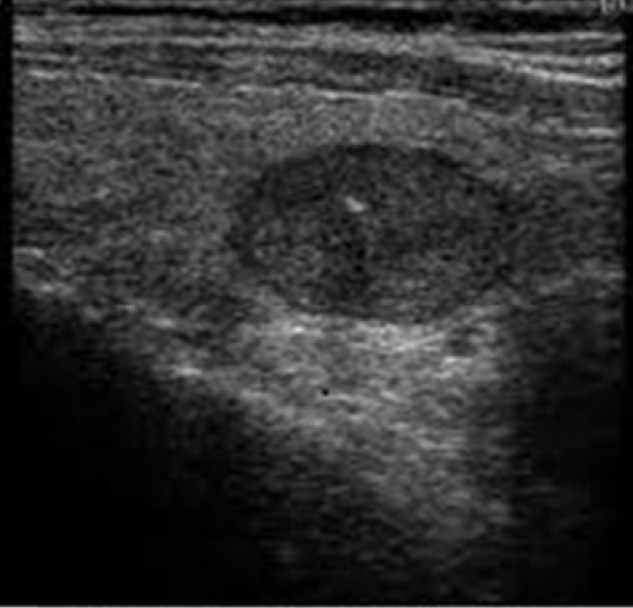
%> input picture 03-Adaptive speckle reduction in ultrasound images using fuzzy logic on Coefficient of Variation/02-Simulation/I2.PNG, 633 x 608 px
$ octave Main.m   (GNU Octave 9; MATLAB toolbox functions it lacks are replaced by stand-ins)
%> lines starting %> are read from the running program, lines starting %| are printed output that depends on the picture
### 03-Adaptive speckle reduction in ultrasound images using fuzzy logic on Coefficient of Variation/02-Simulation/Stat.m
function [ o ] = Stat

    o.CV=@CV;

end

function [ ov,v ] = CV (I,size,w)
    xbar=[];
    ov=[];
    v=[];
    cc=0;
    for ci=1:w:size
        for cj=1:w:size
            cc=cc+1;
            xbar(cc)=0;
            ov(cc)=0;
            cn=0;
            for i=0:w-1
                if(ci+i)<=size
                    for j=0:w-1
                        if(cj+j)<=size
                            if(~isnan(I(ci+i,cj+j)) && I(ci+i,cj+j)~=-inf && I(ci+i,cj+j)~=inf)
                                xbar(cc)=xbar(cc)+I(ci+i,cj+j);
                                cn=cn+1;
                            end
                        end
                    end
                end
            end
            if(cn>0)
                xbar(cc)=xbar(cc)/cn;
            else
                xbar(cc)=0;
            end
            for i=0:w-1
                if(ci+i)<=size
                    for j=0:w-1
                        if(cj+j)<=size
                            if(~isnan(I(ci+i,cj+j)) && I(ci+i,cj+j)~=-inf && I(ci+i,cj+j)~=inf)
                                ov(cc)=ov(cc)+((double(I(ci+i,cj+j))-xbar(cc))^2);
                            end
                        end
                    end
                end
            end
            if(cn>1)
                v(cc)=ov(cc)/(cn-1);
                ov(cc)=sqrt(ov(cc)/(cn-1))/(xbar(cc)+1);
            else
                v(cc)=1;
                ov(cc)=0;
            end
        end
    end
end

### 03-Adaptive speckle reduction in ultrasound images using fuzzy logic on Coefficient of Variation/02-Simulation/Fuzzy.m
function [ o ] = Fuzzy

    o.MF=@MF;
    o.FCA=@FCA;

end

function [ mu ] = MF( I,w,size,v,a,b,c )

    cc=0;
    mu=[];
    for ci=1:w:size
        for cj=1:w:size
            cc=cc+1;
            for i=0:w-1
                if(ci+i)<=size
                    for j=0:w-1
                        if(cj+j)<=size
                            if(~isnan(I(ci+i,cj+j)) && I(ci+i,cj+j)~=-inf && I(ci+i,cj+j)~=inf)
                                mu(ci+i,cj+j,1)=2.73^(-((I(ci+i,cj+j)-a)^2)/(2*v(cc)));
                                mu(ci+i,cj+j,2)=2.73^(-((I(ci+i,cj+j)-b)^2)/(2*v(cc)));
                                mu(ci+i,cj+j,3)=2.73^(-((I(ci+i,cj+j)-c)^2)/(2*v(cc)));
                            else
                                mu(ci+i,cj+j,1)=1;
                                mu(ci+i,cj+j,2)=0;
                                mu(ci+i,cj+j,3)=0;
                            end
                        end
                    end
                end
            end
        end
    end

end

function [ cl ] = FCA( mu,size )

    t1=(max(max(mu(:,:,1)))+min(min(mu(:,:,1))))/2;
    t2=(max(max(mu(:,:,2)))+min(min(mu(:,:,2))))/2;
    t3=(max(max(mu(:,:,3)))+min(min(mu(:,:,3))))/2;

    if( t1>0.1 && t2>0.1 && t3>0.1 )
        t1=0.5;
        t2=0.5;
        t3=0.5;
    end

    cl=[];
    mmv=[];
    mmv(1)=mean(mean(mu(:,:,1)))/size;
    mmv(2)=mean(mean(mu(:,:,2)))/size;
    mmv(3)=mean(mean(mu(:,:,3)))/size;
    for i=1:size
        for j=1:size
            if (mu(i,j,1)>=t1 && mu(i,j,2)<t2 && mu(i,j,3)<t3)
                cl(i,j)=1;
            elseif (mu(i,j,1)<t1 && mu(i,j,2)>=t2 && mu(i,j,3)<t3)
                cl(i,j)=2;
            elseif (mu(i,j,1)<t1 && mu(i,j,2)<t2 && mu(i,j,3)>=t3)
                cl(i,j)=3;
            elseif (mu(i,j,1)>=t1 && mu(i,j,2)>=t2 && mu(i,j,3)<t3)
                cl(i,j)=2;
            elseif (mu(i,j,1)<t1 && mu(i,j,2)>=t2 && mu(i,j,3)>=t3)
                cl(i,j)=3;
            else
                [fm_v,fm_p]=max(mu(i,j,:));
                if(fm_v>=mmv(fm_p))
                    cl(i,j)=fm_p;
                else
                    cl(i,j)=3;
                end
            end
        end
    end

end

### 03-Adaptive speckle reduction in ultrasound images using fuzzy logic on Coefficient of Variation/02-Simulation/Filter.m
function [ o ] = Filter

    o.HF=@HF;
    o.DF=@DF;
    o.EF=@EF;

end

function [ hfi ] = HF( I,size,h_k )

    hfi=[];
    for i=1:size
        for j=1:size
            pv=0;
            for ip=-h_k:h_k
                if((i+ip)<=size && (i+ip)>=1)
                    for jp=-h_k:h_k
                        if((j+jp)<=size && (j+jp)>=1)
                            if(I(i+ip,j+jp)~=-inf && I(i+ip,j+jp)~=inf)
                                pv=pv+double(I(i+ip,j+jp));
                            end
                        end
                    end
                end
            end
            hfi(i,j)=pv/(((2*h_k)+1)^2);
        end
    end

end

% [60 lines left out: functions DF, EF, not called in this run]

### 03-Adaptive speckle reduction in ultrasound images using fuzzy logic on Coefficient of Variation/02-Simulation/Main.m
clc;
clear;
close all;

name='I2.PNG';
size=300;
sigma_sn=0.01;
w=6;
h_k=2;
d_k=2;
e_k=4;
C=1;

Stat_obj=Stat;
Fuzzy_obj=Fuzzy;
Filter_obj=Filter;

Io=imresize(rgb2gray(imread(name)),[size,size]);
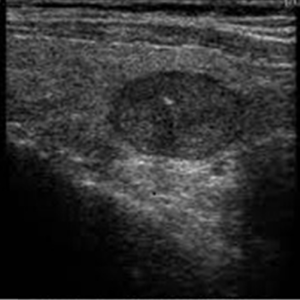
%> Io: size 300x300 uint8; min 0, max 216, mean 47.2
nm=input(['add noise to image? ','y',' or ','n',' : ']);
%> the answer given: 3
if(nm=='y')
    Ii=imnoise(Io,'speckle',sigma_sn);
else
    Ii=Io;
end
I=log(double(Ii));
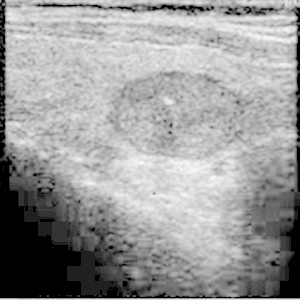
%> I: size 300x300 double; 1.35% of the values are NaN or infinite; the others: min 0, max 5.38, mean 3.29; drawn with min black, max white, NaN and infinite black

[ cv,v ]=Stat_obj.CV( I,size,w );
%> cv = 2500 values, max 0.736 at index 2455, min 0 at index 1451, mean 0.078; v = 2500 values, max 4.75 at index 2452, min 0 at index 1451, mean 0.172
a=max(cv);
%> a = 0.736
[ gv,~ ]=Stat_obj.CV( gradient(I),size,w );
%> gv = 2500 values, max 3.65 at index 700, min 0 at index 1451, mean 0.117
c=max(gv);
%> c = 3.65
b=(a+c)/2;
%> b = 2.2
if( a<1 && b<1 && c<1 )
    mmv=max(max(I));
    nmv=min(min(I));
    a=(a*(mmv-nmv))+nmv;
    b=(b*(mmv-nmv))+nmv;
    c=(c*(mmv-nmv))+nmv;
end

mu=Fuzzy_obj.MF( I,w,size,v,a,b,c );
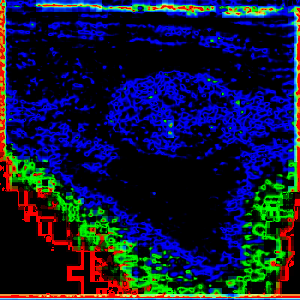
%> mu: size 300x300x3 double; mean R, G, B 0.0674, 0.0954, 0.221

cl=Fuzzy_obj.FCA( mu,size );
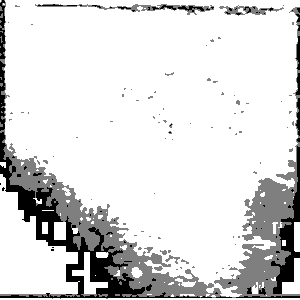
%> cl: size 300x300 double; min 1, max 3, mean 2.71; drawn with min black and max white
%> the run ends on the next line
